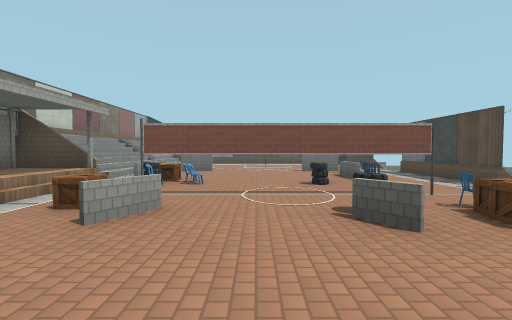
[1] (above)

16 first-person views from a walk through a 3-D level made in the Godot game engine. The camera is 1.5 m above the floor, tilts 2° down and sees 90° across. The floor is counted in squares, 2 m on a side. Each view is taken from the middle of a square. On the plan, view 1 faces up. The plan holds only what a view shows up to about 9 squares ahead; the rest is blank. The place goes on beyond the plan. Some surface patterns are stand-ins.

[2]
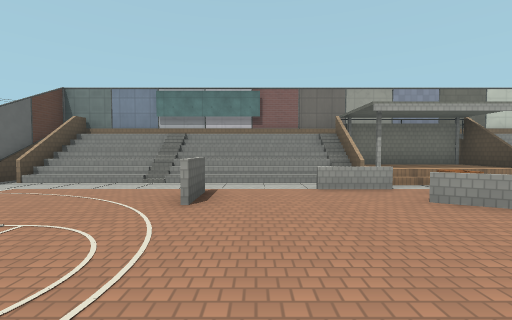

[3]
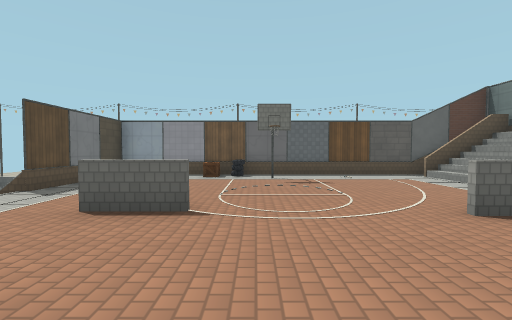

[4]
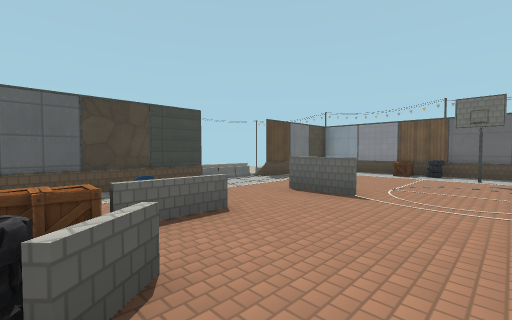

[5]
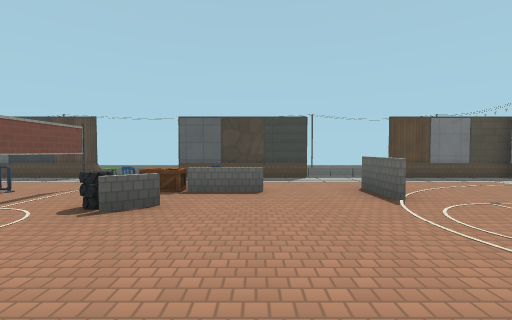

[6]
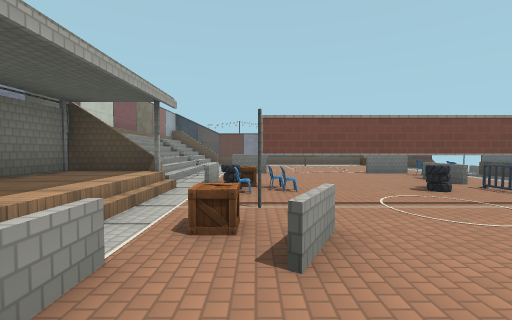

[7]
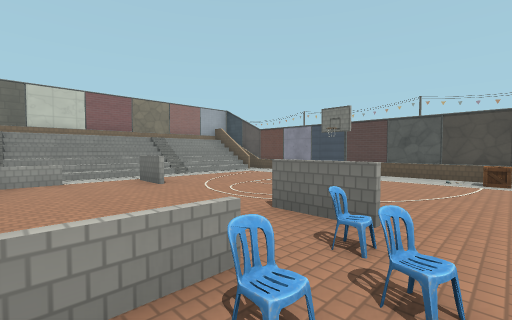

[8]
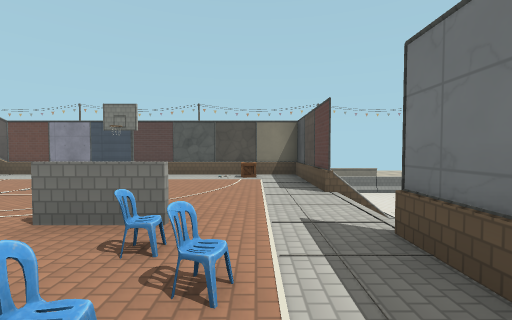

[9]
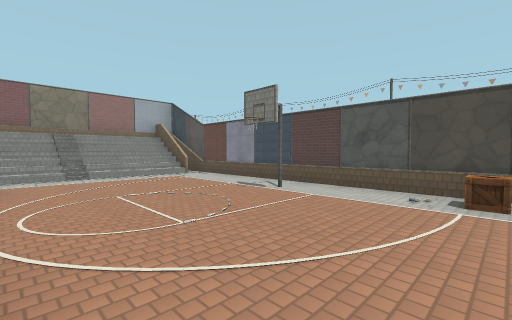

[10]
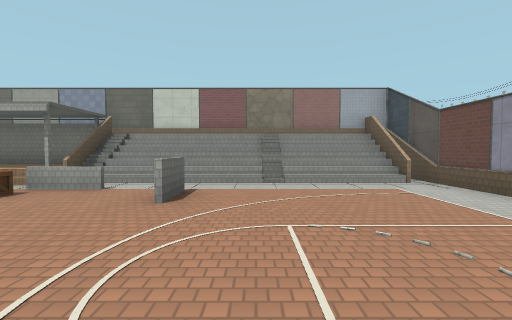

[11]
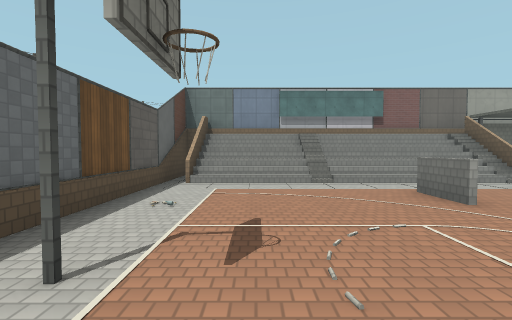

[12]
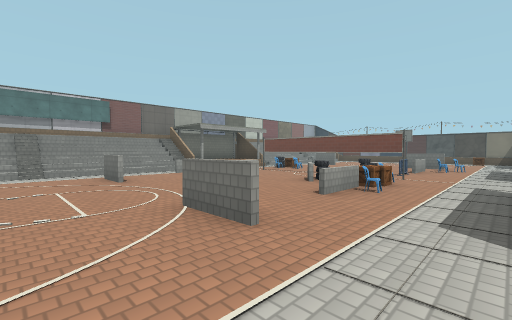

[13]
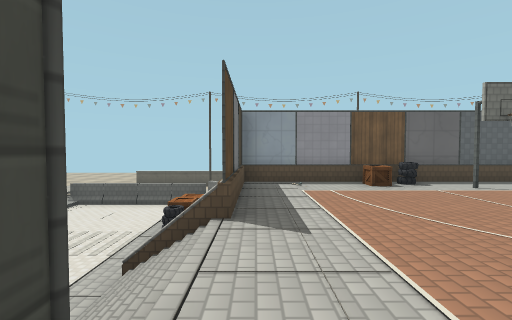

[14]
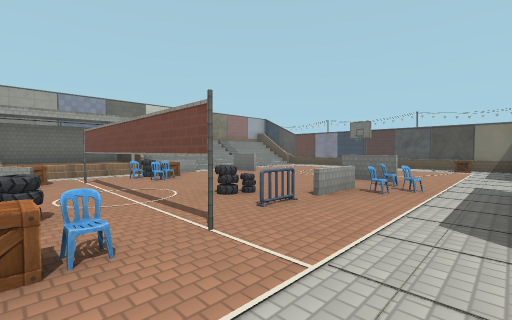

[15]
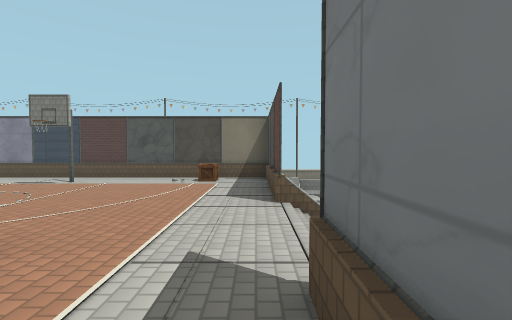

[16]
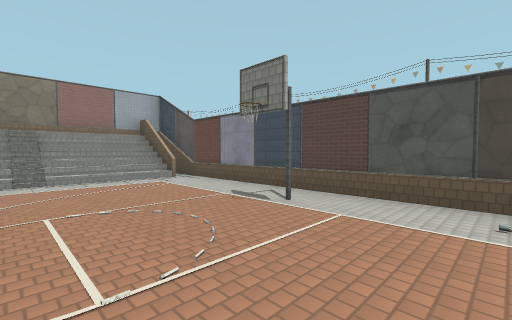

### Floor plan
Key: @ floor where view 1 was taken; # wall or solid block; x gap in a wall; . main floor; : floor 0.75 m higher than the main floor; - floor 0.75 m lower than the main floor; _ floor 1.5 m lower than the main floor; / step, stairs or slope; = window, fence, low wall or low ledge; v drop or lower ground; C chair; T tire; R crate; H thing the floor can be seen under or through; O other object.
Columns run from 7 left of view 1 to 7 right of it. Each row starts with its distance up from view 1.
 16     ######### v
 15 ####.........#_
 14 #///....#..R.#_
 13 #///.........#_
 12 #///.........x_
 11 #///.........-
 10 #///.=.......
  9 #///......C..=
  8 #///=.....CC.#
  7 #///=O....=..#
  6 ##:#TRO.TT...=
  5 ##:/.O.......
  4 ##:/.RHHHHH..
  3 ##:#.R..TORC.x
  2 #///=.....C..#
  1 #///.........#
  0 #///...@.....=
 -1 #///.=.......-
 -2 #///.........-_
 -3 #///.........x_
 -4 #///.........#_
 -5 #///.....R...T_
 -6 ####....#T...#_
 -7     ####  ### v

Positions as (right, up) in squares from view 1, and headings:
1: (0, 0), facing up
2: (2, 0), facing left
3: (1, 2), facing down
4: (0, 3), facing down-right
5: (-2, 1), facing right
6: (-2, 1), facing up
7: (4, 7), facing up-left
8: (4, 7), facing up
9: (4, 10), facing up-left
10: (2, 11), facing left
11: (2, -4), facing left
12: (5, -3), facing up-left
13: (5, 0), facing down
14: (5, 3), facing up-left
15: (5, 8), facing up
16: (3, 11), facing up-left
